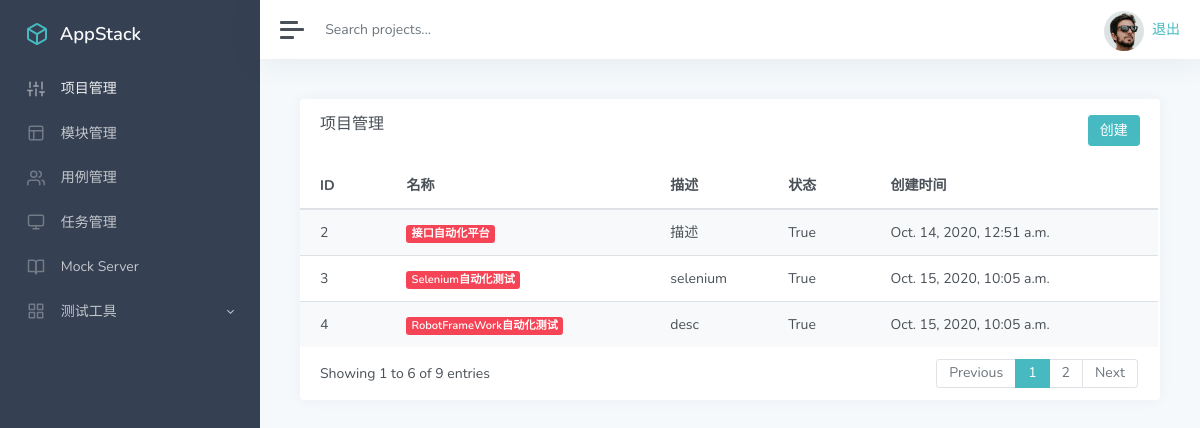
Page /manage/ (signed in) on the committed database.
### app_manage/models.py (models this page shows)
class Project(models.Model):
    name = models.CharField('名称',max_length=100,blank=False,default='')
    describe = models.TextField('描述',default='')
    status = models.BooleanField('状态',default=True)
    update_time = models.DateTimeField('更新时间',auto_now=True)
    create_time = models.DateTimeField('创建时间',auto_now_add=True)

### app_manage/views.py (the view)
# urls.py: path('',views.manage),  # 跳转至app_manage\views.py文件manage函数
@login_required
def manage(request):
    project_list = Project.objects.all()
    return render(request,'manager.html',{'projects':project_list})

### templates/manager.html (shortened to what this page needs)
<!DOCTYPE html>
<html lang="en">
<head>
    {% load static %}
    <link href='{% static "/css/classic.css" %}' rel='stylesheet' type='text/css'/>
</head>
<body>
<div class="wrapper">
    <nav id="sidebar" class="sidebar">
        <div class="sidebar-content ">
            <a class="sidebar-brand" href="index.html">
                <span class="align-middle">AppStack</span>
            </a>
            <ul class="sidebar-nav">
                <li class="sidebar-item active">
                    <a href="/project/" class="sidebar-link" aria-expanded="true">
                        <span class="align-middle">项目管理</span>
                    </a>
                </li>
                <li class="sidebar-item">
                    <a href="/module/" class="sidebar-link collapsed">
                        <span class="align-middle">模块管理</span>
                    </a>
                </li>
                <li class="sidebar-item">
                    <a href="#auth" class="sidebar-link collapsed">
                        <span class="align-middle">用例管理</span>
                    </a>
                </li>
                <li class="sidebar-item">
                    <a href="#layouts" class="sidebar-link collapsed">
                        <span class="align-middle">任务管理</span>
                    </a>
                </li>
                <li class="sidebar-item">
                    <a href="#documentation" class="sidebar-link collapsed">
                        <span class="align-middle">Mock Server</span>
                    </a>
                </li>
                <li class="sidebar-item">
                    <a href="#ui" data-toggle="collapse" class="sidebar-link collapsed">
                        <span class="align-middle">测试工具</span>
                    </a>
                </li>
            </ul>
        </div>
    </nav>
    <div class="main">
        <nav class="navbar navbar-expand navbar-light bg-white">
            <a class="sidebar-toggle d-flex mr-2">
                <i class="hamburger align-self-center"></i>
            </a>
            <form class="form-inline d-none d-sm-inline-block">
                <input class="form-control form-control-no-border mr-sm-2" type="text" placeholder="Search projects..."
                       aria-label="Search">
            </form>
            <div class="navbar-collapse collapse">
                <ul class="navbar-nav ml-auto">
                    <li class="nav-item dropdown">
                        <a href="#" data-toggle="dropdown">
                            <img src="{% static '/img/avatar.jpg' %}" class="avatar img-fluid rounded-circle mr-1"
                                 alt="Chris Wood">
                            <a href="/logout/">退出</a>
                        </a>
                    </li>
                </ul>
            </div>
        </nav>
        <main class="content">
            <div class="container-fluid p-0">
                <div class="row">
                    <div class="col-12 col-lg-12 d-flex">
                        <div class="card flex-fill">
                            <div class="card-header">
                                <h5 class="card-title mb-0" style="float:left">项目管理</h5>
                                <button type="button" onclick="add()" class="btn btn-primary" style="float:right">创建</button>
                            </div>
                            <div id="datatables-dashboard-products_wrapper"
                                 class="dataTables_wrapper dt-bootstrap4 no-footer">
                                <div class="row">
                                    <div class="col-sm-12">
                                        <table id="datatables-dashboard-products"
                                               class="table table-striped my-0 dataTable no-footer" role="grid"
                                               aria-describedby="datatables-dashboard-products_info"
                                               style="
                                        width: 100%;
                                        height: 100%;
                                        ">
                                            <thead>
                                            <tr role="row">
                                                <th>ID</th>
                                                <th>名称</th>
                                                <th>描述</th>
                                                <th>状态</th>
                                                <th>创建时间</th>
                                            </tr>
                                            </thead>
                                            <tbody>
                                            {% for p in projects %}
                                            <tr role="row" class="odd">
                                                <td class="sorting_1">{{p.id}}</td>
                                                <td><span class="badge badge-danger">{{p.name}}</span></td>
                                                <td class="d-none d-xl-table-cell">{{p.describe}}</td>
                                                <td class="d-none d-xl-table-cell">{{p.status}}</td>
                                                <td class="d-none d-xl-table-cell">{{p.create_time}}</td>
                                            </tr>
                                            {% endfor %}
                                            </tbody>
                                        </table>
                                    </div>
                                </div>
                                <div class="row">
                                    <div class="col-sm-12 col-md-5">
                                        <div class="dataTables_info" id="datatables-dashboard-products_info"
                                             role="status" aria-live="polite">Showing 1 to 6 of 9 entries
                                        </div>
                                    </div>
                                    <div class="col-sm-12 col-md-7">
                                        <div class="dataTables_paginate paging_simple_numbers"
                                             id="datatables-dashboard-products_paginate">
                                            <ul class="pagination">
                                                <li class="paginate_button page-item previous disabled"
                                                    id="datatables-dashboard-products_previous"><a href="#"
                                                                                                   aria-controls="datatables-dashboard-products"
                                                                                                   data-dt-idx="0"
                                                                                                   tabindex="0"
                                                                                                   class="page-link">Previous</a>
                                                </li>
                                                <li class="paginate_button page-item active"><a href="#"
                                                                                                aria-controls="datatables-dashboard-products"
                                                                                                data-dt-idx="1"
                                                                                                tabindex="0"
                                                                                                class="page-link">1</a>
                                                </li>
                                                <li class="paginate_button page-item "><a href="#"
                                                                                          aria-controls="datatables-dashboard-products"
                                                                                          data-dt-idx="2" tabindex="0"
                                                                                          class="page-link">2</a></li>
                                                <li class="paginate_button page-item next"
                                                    id="datatables-dashboard-products_next"><a href="#"
                                                                                               class="page-link">Next</a>
                                                </li>
                                            </ul>
                                        </div>
                                    </div>
                                </div>
                            </div>
                        </div>
                    </div>
                </div>
            </div>
        </main>
    </div>
</div>
</body>
</html>

### rows in the picture
Project: id "2", name "接口自动化平台", describe "描述", status "True", create_time "Oct. 14, 2020, 12:51 a.m."
Project: id "3", name "Selenium自动化测试", describe "selenium", status "True", create_time "Oct. 15, 2020, 10:05 a.m."
Project: id "4", name "RobotFrameWork自动化测试", describe "desc", status "True", create_time "Oct. 15, 2020, 10:05 a.m."
